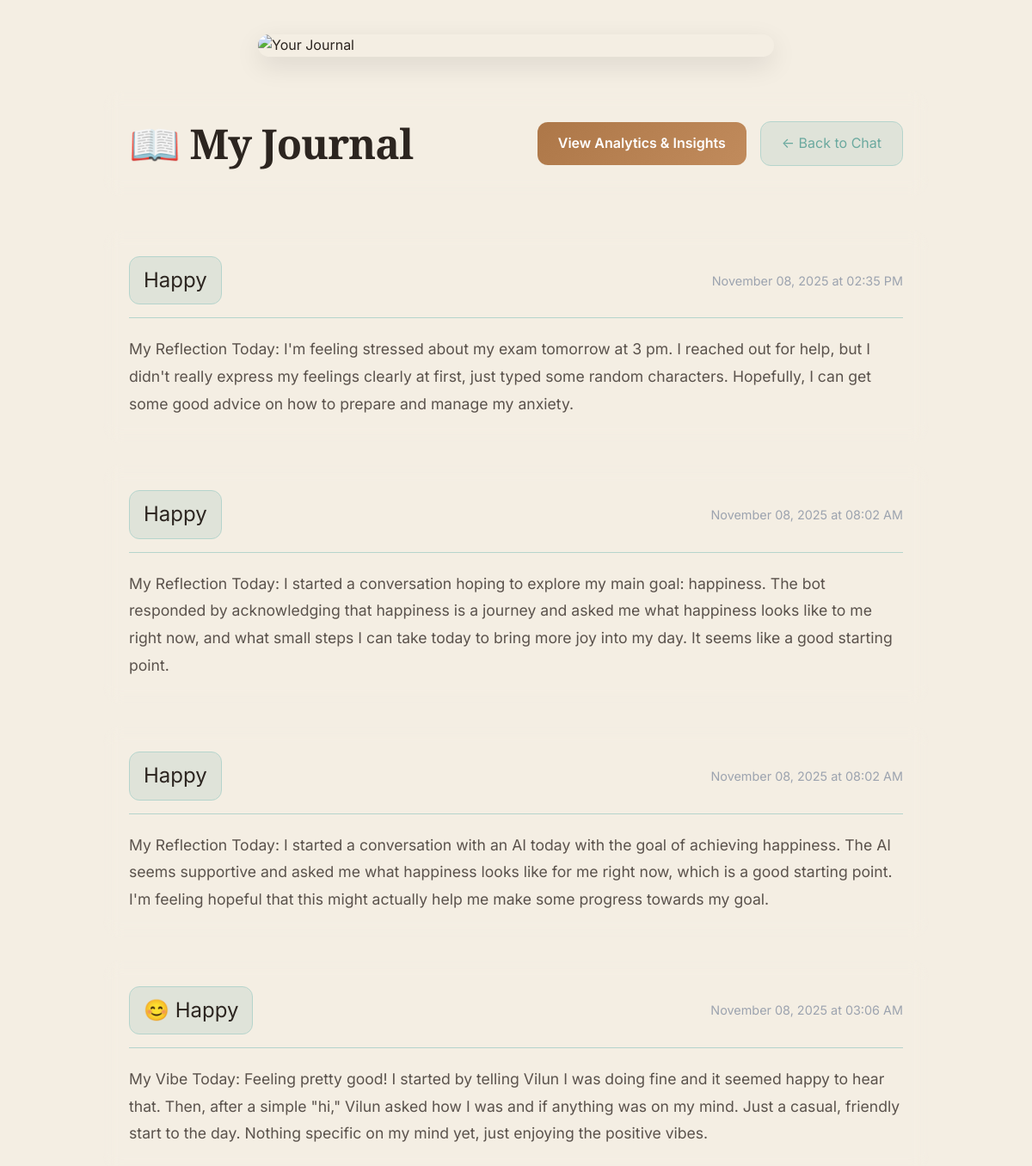
Page /journal (signed in) on the committed database.
### models.py (models this page shows, shortened)
class Journal(db.Model):
    __tablename__ = 'journals'
    id = db.Column(db.Integer, primary_key=True)
    user_id = db.Column(db.Integer, db.ForeignKey('users.id'), nullable=False)
    mood = db.Column(db.String(50), nullable=False)
    summary = db.Column(db.Text, nullable=False)
    goal_progress = db.Column(db.Text, nullable=True)
    timestamp = db.Column(db.DateTime, default=datetime.utcnow)

### app.py (the view)
@app.route('/journal')
@login_required
def journal_view():
    journals = Journal.query.filter_by(user_id=current_user.id).order_by(Journal.timestamp.desc()).all()
    return render_template('journal.html', journals=journals)

### app.py (called while the page is built)
@login_manager.user_loader
def load_user(user_id):
    return User.query.get(int(user_id))

### templates/journal.html (shortened to what this page needs)
{% extends "base.html" %}
{% block content %}
<div class="journal-container">
    <div class="journal-hero">
        <img src="{{ url_for('static', filename='images/journal_hero.jpg') }}" alt="Your Journal" class="journal-hero-img">
    </div>
    <div class="journal-header glass">
        <h1 class="glow-text">📖 My Journal</h1>
        <div class="header-buttons">
            {% if journals %}
            <a href="{{ url_for('journal_analytics') }}" class="btn-analytics">View Analytics & Insights</a>
            {% endif %}
            <a href="{{ url_for('chatbot') }}" class="btn-back">← Back to Chat</a>
        </div>
    </div>
    <div class="journal-entries">
        {% if journals %}
            {% for journal in journals %}
            <div class="journal-card glass fade-in">
                <div class="journal-header-info">
                    <span class="mood-badge">{{ journal.mood }}</span>
                    <span class="journal-date">{{ journal.timestamp.strftime('%B %d, %Y at %I:%M %p') }}</span>
                </div>
                <div class="journal-content">
                    <p>{{ journal.summary }}</p>
                </div>
            </div>
            {% endfor %}
        {% else %}
            <div class="empty-state glass">
                <h2>No journal entries yet</h2>
                <p>Start chatting with EmoAI to create your first entry!</p>
                <a href="{{ url_for('chatbot') }}" class="btn-primary glow-btn">Start Chatting</a>
            </div>
        {% endif %}
    </div>
</div>
{% endblock %}

### templates/base.html (shortened to what this page needs)
<!DOCTYPE html>
<html lang="en">
<head>
    <link rel="stylesheet" href="{{ url_for('static', filename='css/main.css') }}">
</head>
<body>
    {% block content %}{% endblock %}
</body>
</html>

### static/css/main.css (style rules this page uses)
* { margin: 0; padding: 0; box-sizing: border-box; }
:root { --primary-color: #4A5454; --secondary-color: #6E7878; --accent-color: #6BA99F; --accent-light: #7DBFB3; --accent-peach: #E8B5A6; --accent-lavender: #C9B5E3; --accent-tan: #D4A89A; --bg-primary: #FDF8F3; --bg-secondary: #F4EEE3; --bg-accent: #EBE4D9; --bg-warm: #F9F3ED; --bg-sage-light: #E8F0ED; --bg-peach-light: #FDF6F3; --text-primary: #2C2520; --text-secondary: #5A524C; --text-muted: #8B7F74; --text-sage: #456A64; --border-color: #E5DACF; --border-sage: #B5D4CC; --shadow-sm: 0 2px 4px 0 rgba(74, 84, 84, 0.08), 0 1px 2px 0 rgba(74, 84, 84, 0.06); --shadow-md: 0 4px 8px -2px rgba(74, 84, 84, 0.12), 0 2px 4px -1px rgba(74, 84, 84, 0.08); --shadow-lg: 0 10px 20px -5px rgba(74, 84, 84, 0.14), 0 4px 8px -2px rgba(74, 84, 84, 0.1); --shadow-xl: 0 20px 30px -8px rgba(74, 84, 84, 0.16), 0 10px 15px -5px rgba(74, 84, 84, 0.12); --shadow-warm: 0 8px 24px rgba(232, 181, 166, 0.15); }
body { font-family: 'Inter', -apple-system, BlinkMacSystemFont, 'Segoe UI', sans-serif; background: var(--bg-secondary); color: var(--text-primary); min-height: 100vh; line-height: 1.6; -webkit-font-smoothing: antialiased; -moz-osx-font-smoothing: grayscale; }
h1, h2, h3, h4, h5, h6 { font-family: 'Playfair Display', serif; font-weight: 600; line-height: 1.3; color: var(--text-primary); letter-spacing: -0.02em; }
h1 { font-size: 3rem; font-weight: 700; }
html { scroll-behavior: smooth; }

### templates/journal.html (style rules this page uses)
.journal-container { min-height: 100vh; padding: 40px 20px; max-width: 1000px; margin: 0 auto; }
.journal-hero { width: 100%; max-width: 600px; margin: 0 auto 40px; border-radius: 20px; overflow: hidden; box-shadow: 0 10px 30px rgba(0, 0, 0, 0.1); }
.journal-hero-img { width: 100%; height: auto; display: block; object-fit: cover; }
.journal-header { display: flex; justify-content: space-between; align-items: center; padding: 30px; border-radius: 20px; margin-bottom: 40px; backdrop-filter: blur(10px); }
.header-buttons { display: flex; gap: 1rem; align-items: center; }
.btn-analytics { background: linear-gradient(135deg, rgb(173, 119, 72), rgb(193, 139, 92)); padding: 12px 24px; border-radius: 12px; color: white; text-decoration: none; transition: all 0.3s; font-weight: 600; }
.btn-back { background: rgba(107, 169, 159, 0.15); padding: 12px 24px; border-radius: 12px; color: var(--accent-color); text-decoration: none; transition: all 0.3s; border: 1px solid var(--border-sage); }
.journal-entries { display: flex; flex-direction: column; gap: 25px; }
.journal-card { padding: 30px; border-radius: 20px; backdrop-filter: blur(10px); animation: slideUp 0.5s ease-out; }
.journal-header-info { display: flex; justify-content: space-between; align-items: center; margin-bottom: 20px; padding-bottom: 15px; border-bottom: 1px solid var(--border-sage); }
.mood-badge { font-size: 1.5rem; padding: 8px 16px; background: rgba(107, 169, 159, 0.15); border-radius: 12px; border: 1px solid var(--border-sage); }
.journal-date { color: #9ca3af; font-size: 0.9rem; }
.journal-content p { color: var(--text-secondary); line-height: 1.8; font-size: 1.1rem; }

### rows in the picture
Journal: mood "Happy", timestamp "November 08, 2025 at 02:35 PM", summary "My Reflection Today: I'm feeling stressed about my exam tomorrow at 3 pm. I reached out for help, but I didn't really express my feelings clearly at first, just typed some random characters. Hopefully, I can get some good advice on how to prepare and manage my anxiety."
Journal: mood "Happy", timestamp "November 08, 2025 at 08:02 AM", summary "My Reflection Today: I started a conversation hoping to explore my main goal: happiness. The bot responded by acknowledging that happiness is a journey and asked me what happiness looks like to me right now, and what small steps I can take today to bring more joy into my day. It seems like a good starting point."
Journal: mood "Happy", timestamp "November 08, 2025 at 08:02 AM", summary "My Reflection Today: I started a conversation with an AI today with the goal of achieving happiness. The AI seems supportive and asked me what happiness looks like for me right now, which is a good starting point. I'm feeling hopeful that this might actually help me make some progress towards my goal."
Journal: mood "😊 Happy", timestamp "November 08, 2025 at 03:06 AM", summary "My Vibe Today: Feeling pretty good! I started by telling Vilun I was doing fine and it seemed happy to hear that. Then, after a simple \"hi,\" Vilun asked how I was and if anything was on my mind. Just a casual, friendly start to the day. Nothing specific on my mind yet, just enjoying the positive vibes."
